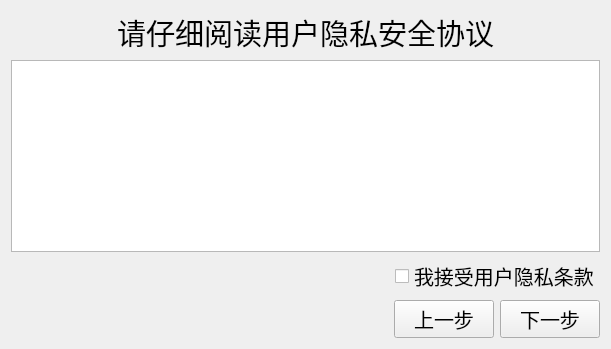
      <widget class="QWidget" name="page_2">
       <layout class="QVBoxLayout" name="verticalLayout_4">
        <item>
         <widget class="QLabel" name="label_4">
          <property name="font">
           <font>
            <pointsize>22</pointsize>
           </font>
          </property>
          <property name="styleSheet">
           <string notr="true"/>
          </property>
          <property name="text">
           <string>请仔细阅读用户隐私安全协议</string>
          </property>
          <property name="alignment">
           <set>Qt::AlignCenter</set>
          </property>
         </widget>
        </item>
        <item>
         <layout class="QVBoxLayout" name="verticalLayout_3">
          <item>
           <widget class="QTextEdit" name="textEdit">
            <property name="font">
             <font>
              <pointsize>11</pointsize>
             </font>
            </property>
            <property name="styleSheet">
             <string notr="true"/>
            </property>
            <property name="readOnly">
             <bool>true</bool>
            </property>
            <property name="html">
             <string>&lt;!DOCTYPE HTML PUBLIC &quot;-//W3C//DTD HTML 4.0//EN&quot; &quot;http://www.w3.org/TR/REC-html40/strict.dtd&quot;&gt;
&lt;html&gt;&lt;head&gt;&lt;meta name=&quot;qrichtext&quot; content=&quot;1&quot; /&gt;&lt;style type=&quot;text/css&quot;&gt;
p, li { white-space: pre-wrap; }
&lt;/style&gt;&lt;/head&gt;&lt;body style=&quot; font-family:'SimSun'; font-size:11pt; font-weight:400; font-style:normal;&quot;&gt;
&lt;p style=&quot;-qt-paragraph-type:empty; margin-top:0px; margin-bottom:0px; margin-left:0px; margin-right:0px; -qt-block-indent:0; text-indent:0px; font-family:'Ubuntu';&quot;&gt;&lt;br /&gt;&lt;/p&gt;&lt;/body&gt;&lt;/html&gt;</string>
            </property>
           </widget>
          </item>
          <item>
           <layout class="QHBoxLayout" name="horizontalLayout_5">
            <item>
             <spacer name="horizontalSpacer">
              <property name="orientation">
               <enum>Qt::Horizontal</enum>
              </property>
              <property name="sizeHint" stdset="0">
               <size>
                <width>384</width>
                <height>20</height>
               </size>
              </property>
             </spacer>
            </item>
            <item>
             <widget class="QCheckBox" name="checkBox">
              <property name="font">
               <font>
                <pointsize>15</pointsize>
               </font>
              </property>
              <property name="styleSheet">
               <string notr="true"/>
              </property>
              <property name="text">
               <string>我接受用户隐私条款</string>
              </property>
             </widget>
            </item>
           </layout>
          </item>
         </layout>
        </item>
        <item>
         <layout class="QHBoxLayout" name="horizontalLayout_4">
          <item>
           <spacer name="horizontalSpacer_7">
            <property name="orientation">
             <enum>Qt::Horizontal</enum>
            </property>
            <property name="sizeHint" stdset="0">
             <size>
              <width>40</width>
              <height>20</height>
             </size>
            </property>
           </spacer>
          </item>
          <item>
           <widget class="QPushButton" name="lastsetup_pushButton">
            <property name="minimumSize">
             <size>
              <width>100</width>
              <height>0</height>
             </size>
            </property>
            <property name="font">
             <font>
              <pointsize>15</pointsize>
             </font>
            </property>
            <property name="cursor">
             <cursorShape>PointingHandCursor</cursorShape>
            </property>
            <property name="styleSheet">
             <string notr="true"/>
            </property>
            <property name="text">
             <string>上一步</string>
            </property>
           </widget>
          </item>
          <item>
           <widget class="QPushButton" name="nextsetup_pushButton">
            <property name="minimumSize">
             <size>
              <width>100</width>
              <height>0</height>
             </size>
            </property>
            <property name="font">
             <font>
              <pointsize>15</pointsize>
             </font>
            </property>
            <property name="cursor">
             <cursorShape>PointingHandCursor</cursorShape>
            </property>
            <property name="styleSheet">
             <string notr="true"/>
            </property>
            <property name="text">
             <string>下一步</string>
            </property>
           </widget>
          </item>
         </layout>
        </item>
       </layout>
      </widget>
